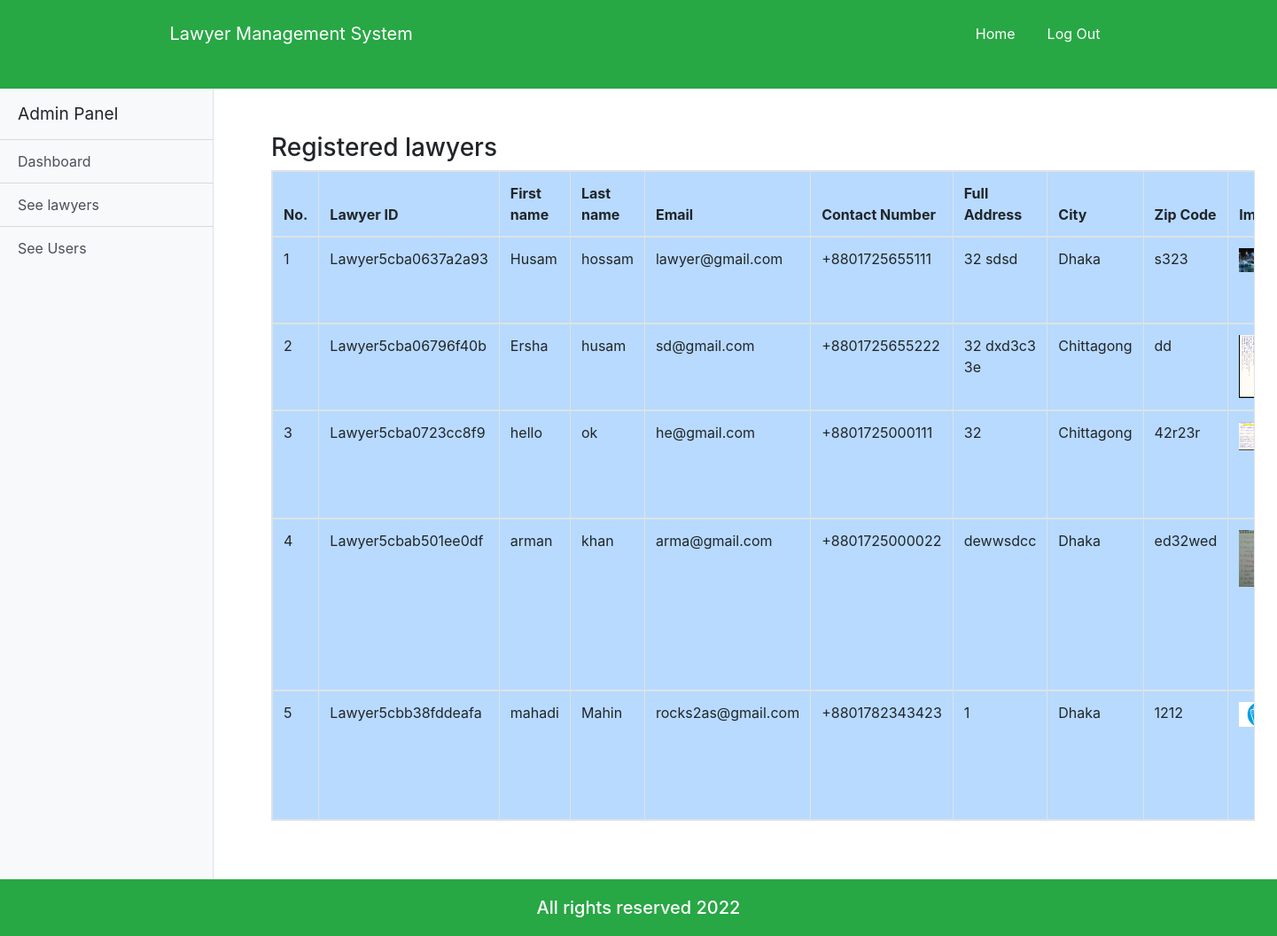
/admin_lawyer.php (signed in), run on the app's committed database.
### tables this page shows
CREATE TABLE `user` (
  `u_id` varchar(20) NOT NULL,
  `first_Name` varchar(100) NOT NULL,
  `last_Name` varchar(100) NOT NULL,
  `email` varchar(100) NOT NULL,
  `password` varchar(100) NOT NULL,
  `status` varchar(100) NOT NULL,
  `role` varchar(100) NOT NULL
);

CREATE TABLE `lawyer` (
  `lawyer_id` varchar(20) NOT NULL,
  `contact_Number` varchar(15) NOT NULL,
  `university_College` varchar(100) NOT NULL,
  `degree` varchar(100) NOT NULL,
  `passing_year` varchar(100) NOT NULL,
  `full_address` varchar(200) NOT NULL,
  `city` varchar(50) NOT NULL,
  `zip_code` varchar(50) NOT NULL,
  `practise_Length` varchar(100) NOT NULL,
  `case_handle` varchar(500) NOT NULL,
  `speciality` varchar(100) NOT NULL,
  `image` varchar(150) NOT NULL
);

### admin_lawyer.php (the view, shortened to what this page needs)
<?php
	if($_SESSION['login']==TRUE AND $_SESSION['status']=='Active'){
	?>
	<!doctype html>
	<html lang="en">
		<head>
			<link rel="stylesheet" href="https://use.fontawesome.com/releases/v5.8.1/css/all.css">
			<link rel="stylesheet" href="css/all.css">
			<link rel="stylesheet" href="css/simple-sidebar.css">
			<link rel="stylesheet" href="css/bootstrap.css">
			<link rel="stylesheet" href="css/style.css">
			<link rel="stylesheet" href="css/media.css">
		</head>
		<body>
			<header class="customnav bg-success">
				<div class="container">
					<div class="row">
						<div class="col-md-12">
							<nav class="navbar navbar-expand-lg ">
								<a class="navbar-brand cus-a" href="#">Lawyer Management System</a>
								<div class="collapse navbar-collapse" id="navbarSupportedContent">
									<ul class="navbar-nav ml-auto ">
										<li class="active">
											<a class="nav-link cus-a" href="#">Home <span class="sr-only">(current)</span></a>
										</li>
										<li class="">
											<a class="nav-link cus-a" href="logout.php">Log Out</a>
										</li>
									</ul>
								</div>
							</nav>
						</div>
					</div>
				</div>
			</header>
			<body>
				<div class="d-flex" id="wrapper">
					<div class="bg-light border-right" id="sidebar-wrapper">
						<div class="sidebar-heading">Admin Panel</div>
						<div class="list-group list-group-flush">
							<a href="admin_dashboard.php" class="list-group-item list-group-item-action bg-light">Dashboard</a>
							<a href="admin_lawyer.php" class="list-group-item list-group-item-action bg-light">See lawyers</a>
							<a href="admin_user.php" class="list-group-item list-group-item-action bg-light">See Users</a>
						</div>
					</div>
					<section class="bookingrqst">
						<div class="container">
							<div class="span7">
								<div class="widget stacked widget-table action-table">
									<div class="widget-header">
										<h3>Registered lawyers</h3>
									</div>
									<div class="widget-content">
										<table class="table  table-bordered  table-primary table-responsive">
											<thead>
												<tr>
													<th>No.</th>
													<th>Lawyer ID</th>
													<th>First name</th>
													<th>Last name</th>
													<th>Email</th>
													<th>Contact Number</th>
													<th>Full Address</th>
													<th>City</th>
													<th>Zip Code</th>
													<th>Image</th>
												</tr>
											</thead>
											<?php
												$conn = connect();
												$result = mysqli_query($conn,"SELECT * FROM user INNER JOIN lawyer on user.u_id=lawyer.lawyer_id");
												$counter = 0;
												while($row = mysqli_fetch_array($result)) {
												?>
												<tbody id="myTable">
													<tr>
														<td><?php echo ++$counter ;?></td>
														<td><?php echo $row["u_id"]; ?></td>
														<td><?php echo $row["first_Name"]; ?></td>
														<td><?php echo $row["last_Name"]; ?></td>
														<td><?php echo $row["email"]; ?></td>
														<td>+88<?php echo $row["contact_Number"]; ?></td>
														<td><?php echo $row["full_address"]; ?></td>
														<td><?php echo $row["city"]; ?></td>
														<td><?php echo $row["zip_code"]; ?></td>
														<td><img src="images/upload/<?php echo $row["image"]; ?>" class="img-fluid " alt="<?php echo $row["image"]; ?>"></td>
													</tr>
													<?php
													}
												?>
											</table>
										</div>
									</div>
								</div>
							</div>
						</section>
					</div>
					</body>
					<footer class="bg-success">
					<div class="container">
					<div class="row">
					<div class="col">
					<h5>All rights reserved 2022</h5>
					</div>
					</div>
					</div>
					</footer>
					</body>
					</html>
					<?php
					}else
					header('location:login.php?deactivate');
					?>

### css/simple-sidebar.css (style rules this page uses)
body { overflow-x: hidden; }
#sidebar-wrapper { min-height: 100vh; margin-left: -15rem; -webkit-transition: margin .25s ease-out; -moz-transition: margin .25s ease-out; -o-transition: margin .25s ease-out; transition: margin .25s ease-out; }
#sidebar-wrapper .sidebar-heading { padding: 0.875rem 1.25rem; font-size: 1.2rem; }
#sidebar-wrapper .list-group { width: 15rem; }
@media (min-width: 768px) { #sidebar-wrapper { margin-left: 0; } }

### css/style.css (style rules this page uses)
* { margin: 0; padding: 0; }
html { height: 100% !important; }
body { display: flex !important; min-height: 100% !important; flex-direction: column; }
.customnav { background-color: #040000; height: 100px; }
.customnav a { margin: 10px 10px; }
.cus-a { color: white !important; }
footer { margin-top: auto; background-color: black; color: white; }
footer h5 { text-align: center; margin: 20px 0px; }
.bookingrqst { margin: 50px; }

### data on the page
user: u_id "Lawyer5cba0637a2a93", first_Name "Husam", last_Name "hossam", email "lawyer@gmail.com", lawyer.contact_Number "01725655111", lawyer.full_address "32 sdsd", lawyer.city "Dhaka", lawyer.zip_code "s323", lawyer.image (picture)
user: u_id "Lawyer5cba06796f40b", first_Name "Ersha", last_Name "husam", email "sd@gmail.com", lawyer.contact_Number "01725655222", lawyer.full_address "32 dxd3c3 3e", lawyer.city "Chittagong", lawyer.zip_code "dd", lawyer.image (picture)
user: u_id "Lawyer5cba0723cc8f9", first_Name "hello", last_Name "ok", email "he@gmail.com", lawyer.contact_Number "01725000111", lawyer.full_address "32", lawyer.city "Chittagong", lawyer.zip_code "42r23r", lawyer.image (picture)
user: u_id "Lawyer5cbab501ee0df", first_Name "arman", last_Name "khan", email "arma@gmail.com", lawyer.contact_Number "01725000022", lawyer.full_address "dewwsdcc", lawyer.city "Dhaka", lawyer.zip_code "ed32wed", lawyer.image (picture)
user: u_id "Lawyer5cbb38fddeafa", first_Name "mahadi", last_Name "Mahin", email "rocks2as@gmail.com", lawyer.contact_Number "01782343423", lawyer.full_address "1", lawyer.city "Dhaka", lawyer.zip_code "1212", lawyer.image (picture)
